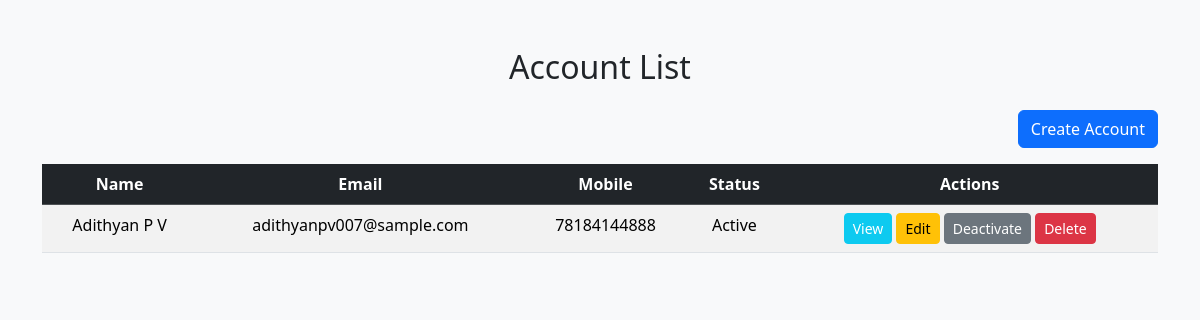
Screenshot of /account/ with the database file from the repository.
### account/models.py (models this page shows, shortened)
class Account(models.Model):
    first_name = models.CharField(max_length=50)
    last_name = models.CharField(max_length=50)
    gender_choices = [
        ('M', 'Male'),
        ('F', 'Female'),
        ('O', 'Other'),
    ]
    gender = models.CharField(max_length=1, choices=gender_choices)
    email = models.EmailField(unique=True, validators=[EmailValidator()])
    phone_regex = RegexValidator(
        regex=r'^\+?\d{10,12}$',
        message="Phone number must be in digits format '+999999999'. Up to 15 digits allowed."
    )
    mobile_number = models.CharField(validators=[phone_regex], max_length=17, unique=True)
    card_holder_name = models.CharField(max_length=100, blank=True, null=True)
    card_number = models.CharField(max_length=16, blank=True, null=True)
    expiry_date = models.CharField(max_length=5, blank=True, null=True, help_text="Format: MM/YY")
    cvv = models.CharField(max_length=4, blank=True, null=True)
    is_active = models.BooleanField(default=True)   # For deactivate account
    is_deleted = models.BooleanField(default=False) # For delete account (soft delete)
    created_at = models.DateTimeField(auto_now_add=True)
    updated_at = models.DateTimeField(auto_now=True)
    def deactivate(self):
        self.is_active = False
        self.save()

### account/views.py (the view)
# urls.py: path('', views.account_list, name='account_list'),
def account_list(request):
    accounts = Account.objects.filter(is_deleted=False)
    return render(request, 'accounts/index.html', {'accounts': accounts})

### account/templates/accounts/index.html (shortened to what this page needs)
<!DOCTYPE html>
<html lang="en">
<head>
  <link rel="stylesheet" href="https://cdn.jsdelivr.net/npm/bootstrap@5.3.3/dist/css/bootstrap.min.css">
</head>
<body class="bg-light">
  <div class="container mt-5">
    <h2 class="mb-4 text-center">Account List</h2>
    <div class="text-end mb-3">
      <a href="{% url 'account_create' %}" class="btn btn-primary">Create Account</a>
    </div>
    <table class="table table-striped text-center">
      <thead class="table-dark">
        <tr>
          <th>Name</th>
          <th>Email</th>
          <th>Mobile</th>
          <th>Status</th>
          <th>Actions</th>
        </tr>
      </thead>
      <tbody>
        {% for account in accounts %}
        <tr>
          <td>{{ account.first_name }} {{ account.last_name }}</td>
          <td>{{ account.email }}</td>
          <td>{{ account.mobile_number }}</td>
          <td>{% if account.is_active %}Active{% else %}Inactive{% endif %}</td>
          <td>
            <a href="{% url 'account_detail' account.pk %}" class="btn btn-sm btn-info text-white">View</a>
            <a href="{% url 'account_edit' account.pk %}" class="btn btn-sm btn-warning">Edit</a>
            <a href="{% url 'account_deactivate' account.pk %}" class="btn btn-sm btn-secondary">Deactivate</a>
            <a href="{% url 'account_delete' account.pk %}" class="btn btn-sm btn-danger">Delete</a>
          </td>
        </tr>
        {% empty %}
        <tr><td colspan="5">No accounts found</td></tr>
        {% endfor %}
      </tbody>
    </table>
  </div>
</body>
</html>

### rows the page displays
Account: first_name "Adithyan", last_name "P V", email "adithyanpv007@sample.com", mobile_number "78184144888", is_active "Active"
